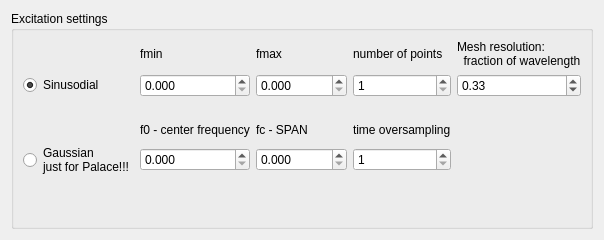
               <widget class="QWidget" name="excitationSettingsTab_tabWidget_emerge">
                <attribute name="title">
                 <string>EMerge + Palace</string>
                </attribute>
                <layout class="QVBoxLayout" name="verticalLayout_37">
                 <item>
                  <widget class="QGroupBox" name="groupBox_8">
                   <property name="title">
                    <string>Excitation settings</string>
                   </property>
                   <layout class="QGridLayout" name="gridLayout_22">
                    <item row="4" column="0">
                     <widget class="QRadioButton" name="femGaussianExcitationRadioButton">
                      <property name="text">
                       <string>Gaussian
just for Palace!!!</string>
                      </property>
                     </widget>
                    </item>
                    <item row="0" column="3">
                     <widget class="QLabel" name="label_118">
                      <property name="text">
                       <string>number of points</string>
                      </property>
                     </widget>
                    </item>
                    <item row="4" column="2">
                     <widget class="QDoubleSpinBox" name="femGaussianExcitationFc">
                      <property name="decimals">
                       <number>3</number>
                      </property>
                      <property name="maximum">
                       <double>10000000000.000000000000000</double>
                      </property>
                     </widget>
                    </item>
                    <item row="0" column="1">
                     <widget class="QLabel" name="label_116">
                      <property name="text">
                       <string>fmin</string>
                      </property>
                     </widget>
                    </item>
                    <item row="1" column="4">
                     <widget class="QDoubleSpinBox" name="sweepExcitationResolution">
                      <property name="maximum">
                       <double>1000000000000.000000000000000</double>
                      </property>
                      <property name="singleStep">
                       <double>0.100000000000000</double>
                      </property>
                      <property name="value">
                       <double>0.330000000000000</double>
                      </property>
                     </widget>
                    </item>
                    <item row="1" column="2">
                     <widget class="QDoubleSpinBox" name="sweepExcitationFmax">
                      <property name="decimals">
                       <number>3</number>
                      </property>
                      <property name="maximum">
                       <double>10000000000.000000000000000</double>
                      </property>
                     </widget>
                    </item>
                    <item row="1" column="0">
                     <widget class="QRadioButton" name="femSinusodialExcitationRadioButton">
                      <property name="text">
                       <string>Sinusodial</string>
                      </property>
                      <property name="checked">
                       <bool>true</bool>
                      </property>
                     </widget>
                    </item>
                    <item row="4" column="1">
                     <widget class="QDoubleSpinBox" name="femGaussianExcitationF0">
                      <property name="decimals">
                       <number>3</number>
                      </property>
                      <property name="maximum">
                       <double>1000000000000.000000000000000</double>
                      </property>
                      <property name="singleStep">
                       <double>0.100000000000000</double>
                      </property>
                     </widget>
                    </item>
                    <item row="6" column="1">
                     <spacer name="verticalSpacer_31">
                      <property name="orientation">
                       <enum>Qt::Orientation::Vertical</enum>
                      </property>
                      <property name="sizeHint" stdset="0">
                       <size>
                        <width>20</width>
                        <height>40</height>
                       </size>
                      </property>
                     </spacer>
                    </item>
                    <item row="0" column="4">
                     <widget class="QLabel" name="label_119">
                      <property name="text">
                       <string>Mesh resolution:
  fraction of wavelength</string>
                      </property>
                     </widget>
                    </item>
                    <item row="1" column="3">
                     <widget class="QSpinBox" name="sweepExcitationNPoints">
                      <property name="minimum">
                       <number>1</number>
                      </property>
                      <property name="maximum">
                       <number>999999999</number>
                      </property>
                     </widget>
                    </item>
                    <item row="0" column="2">
                     <widget class="QLabel" name="label_117">
                      <property name="text">
                       <string>fmax</string>
                      </property>
                     </widget>
                    </item>
                    <item row="1" column="1">
                     <widget class="QDoubleSpinBox" name="sweepExcitationFmin">
                      <property name="decimals">
                       <number>3</number>
                      </property>
                      <property name="maximum">
                       <double>1000000000000.000000000000000</double>
                      </property>
                      <property name="singleStep">
                       <double>0.100000000000000</double>
                      </property>
                     </widget>
                    </item>
                    <item row="2" column="1">
                     <spacer name="verticalSpacer_23">
                      <property name="orientation">
                       <enum>Qt::Orientation::Vertical</enum>
                      </property>
                      <property name="sizeType">
                       <enum>QSizePolicy::Policy::Preferred</enum>
                      </property>
                      <property name="sizeHint" stdset="0">
                       <size>
                        <width>20</width>
                        <height>20</height>
                       </size>
                      </property>
                     </spacer>
                    </item>
                    <item row="3" column="1">
                     <widget class="QLabel" name="label_176">
                      <property name="text">
                       <string>f0 - center frequency</string>
                      </property>
                     </widget>
                    </item>
                    <item row="3" column="2">
                     <widget class="QLabel" name="label_177">
                      <property name="text">
                       <string>fc - SPAN</string>
                      </property>
                     </widget>
                    </item>
                    <item row="4" column="3">
                     <widget class="QSpinBox" name="femGaussianExcitationTimeOversampling">
                      <property name="minimum">
                       <number>1</number>
                      </property>
                      <property name="maximum">
                       <number>1000000000</number>
                      </property>
                     </widget>
                    </item>
                    <item row="3" column="3">
                     <widget class="QLabel" name="label_178">
                      <property name="text">
                       <string>time oversampling</string>
                      </property>
                     </widget>
                    </item>
                   </layout>
                  </widget>
                 </item>
                </layout>
               </widget>
